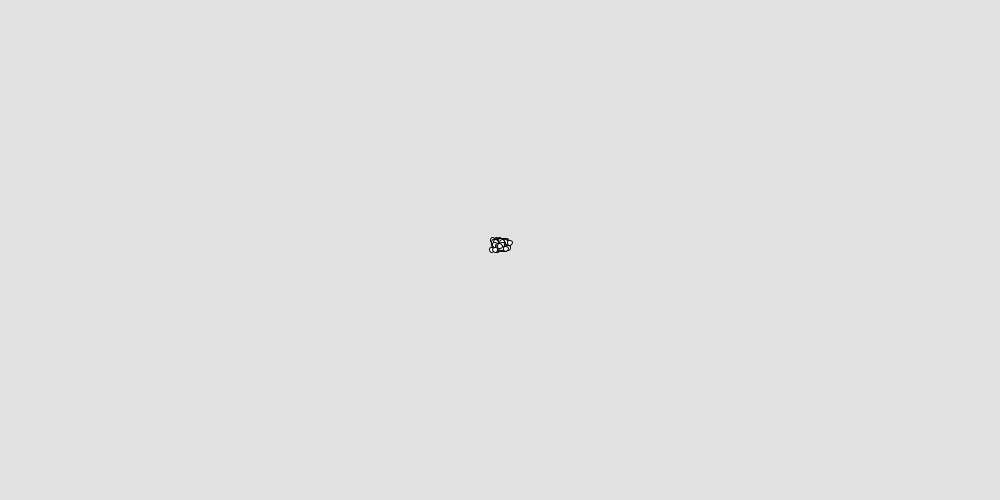
Frame 1 (no input)
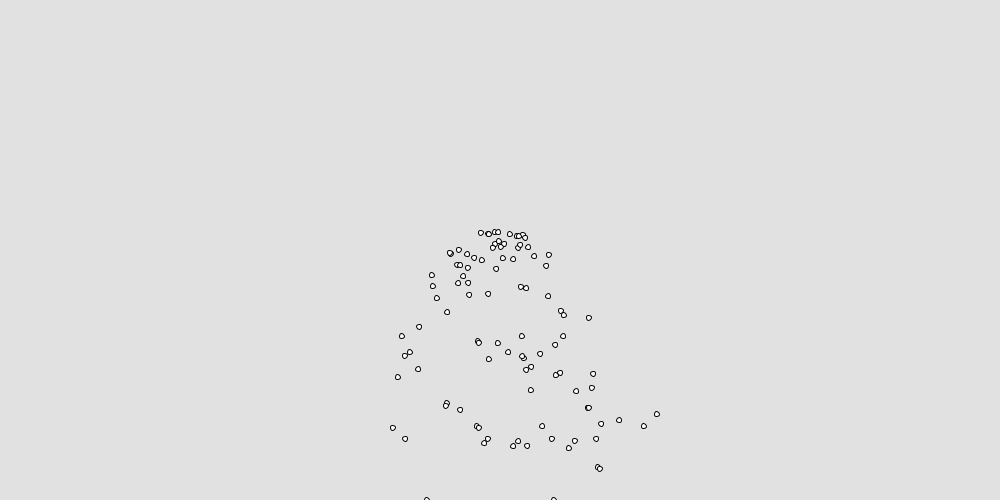
Frame 60 (the mouse pressed at the canvas centre just before this capture)
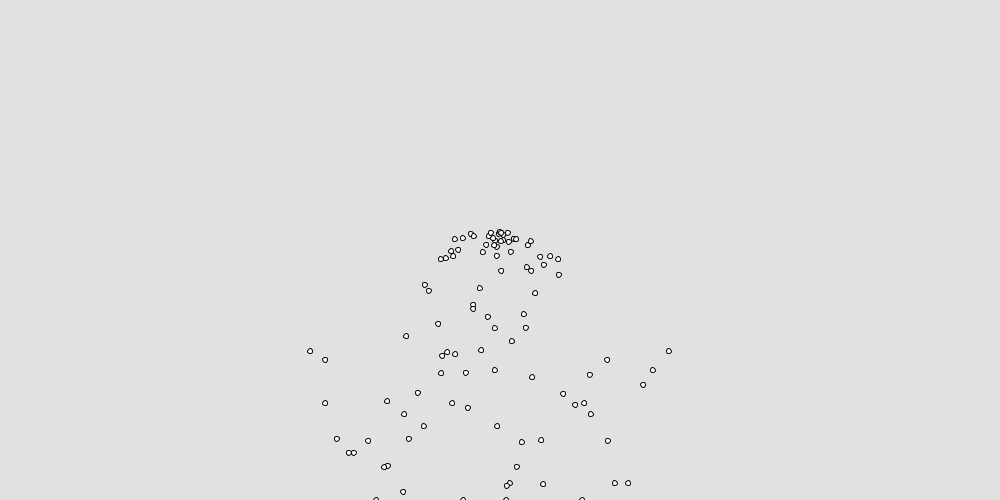
Frame 120 (the mouse held since frame 60 and released just before this capture)

The Processing sketch that drew these frames (run headless with seeded random() and noise(); from frame 60 on, the mouse is pressed at the canvas centre):

// Processing sketch: processing_122106
// ── processing_122106.pde

particle p[] = new particle[100];
float g = 1;

void setup()
{
  size(1000,500);
  for(int i=0 ; i<p.length ; i++)
  p[i] = new particle(
  width/2+random(-5,5), 
  height/2+random(-5,5),
          random(-5,5),
          random(-5,-10)
  );
}

void draw()
{
  background(225);
  for(int i=0 ; i<p.length ; i++)
  {
    p[i].move();
    p[i].draw();
    if (p[i].isDead())
    {
        p[i] = new particle(
  width/2+random(-5,5), 
  height/2+random(-5,5),
          random(-5,5),
          random(-5,-10)
  );
    }
  }
}
class particle
{
  float x, y;
  float v_x, v_y;
  float lifespan = 50;
  
  particle(float initx, float inity, float initv_x, float initv_y)
  {
      x = initx;      y = inity;
    v_x = initv_x;  v_y = initv_y;
    lifespan = random(20,50);
  }

  void draw()
  {
    ellipse(x,y,5,5);
  }

  void move()
  {
    x += v_x; y += v_y;
    v_y += g;
    lifespan -= 1;
    
    if( y>height ) { y=height; v_y *= -0.7; }
    if( y<0      ) { y=0;      v_y *= -0.7; }
    if( x>width  ) { x=width;  v_x *= -0.7; }
    if( x<0      ) { x=0;      v_x *= -0.7; }
  }

  boolean isDead()
  {
    if (lifespan < 0.0)
    {
      return true;
    }
    else
    {
      return false;
    }
  }
  

}
